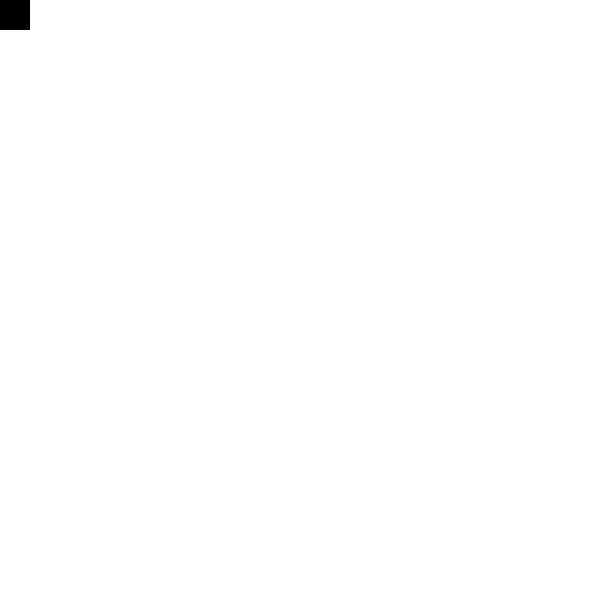
Frame 1 (no input)
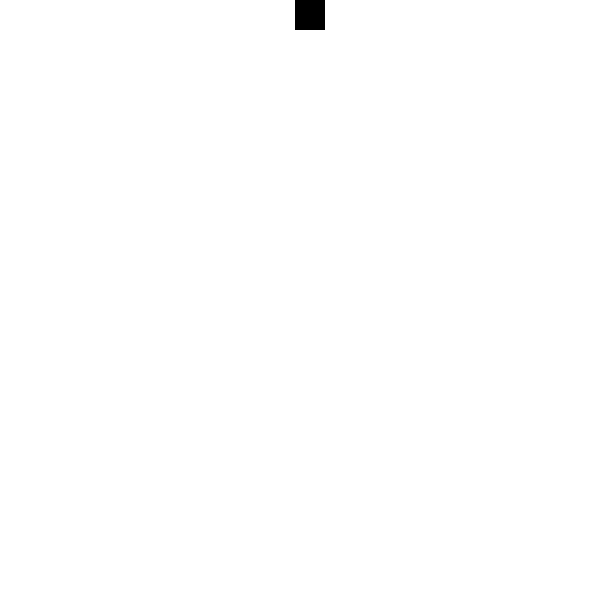
Frame 60 (the mouse pressed at the canvas centre just before this capture)
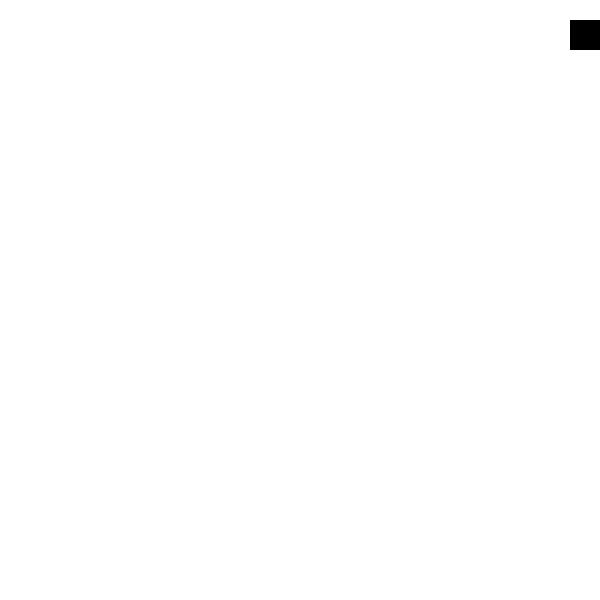
Frame 120 (the mouse held since frame 60 and released just before this capture)

The Processing sketch that drew these frames (run headless with seeded random() and noise(); from frame 60 on, the mouse is pressed at the canvas centre):

// Processing sketch: ch5_ex8_Edge_following_square
// ── ch5_ex8_Edge_following_square.pde
int x = 0;
int y = 0;
int speed = 5;

int state = 0;

void setup() {
  size(600,600);
}

void draw() {
  background(255);
  
  noStroke();
  fill(0);
  rect(x, y, 30, 30);
  
  if (state == 0) {
    x = x + speed;
    if (x > width - 30) {
      x = width - 30;
      state = 1;
    }
  } else if (state == 1) {
    y = y + speed;
    if (y > height - 30) {
      y = height - 30;
      state = 2;
    }
  } else if (state == 2) {
    x = x - speed;
    if (x < 0) {
      x = 0;
      state = 3;
    }
  } else if (state == 3) {
    y = y - speed;
    if (y <0) {
      y = 0;
      state = 0;
    }
  }
}
